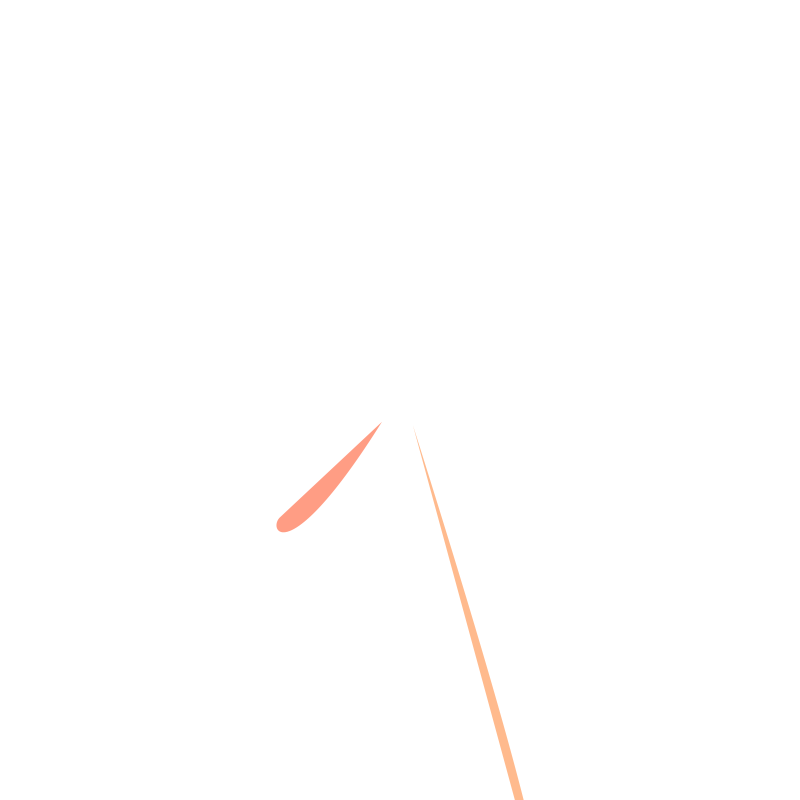
Frame 1 (no input)
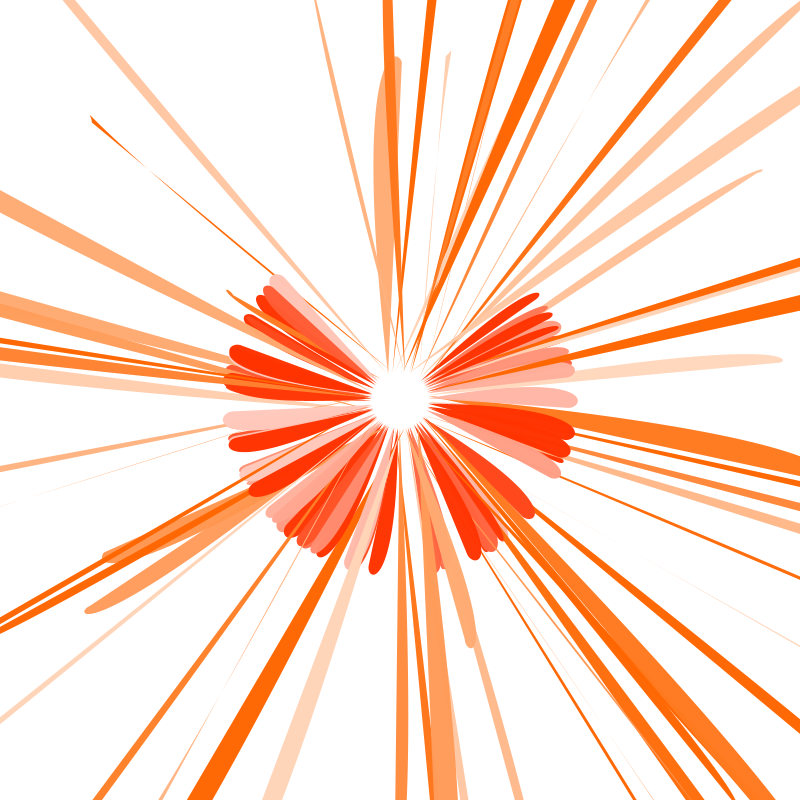
Frame 60 (the mouse pressed at the canvas centre just before this capture)
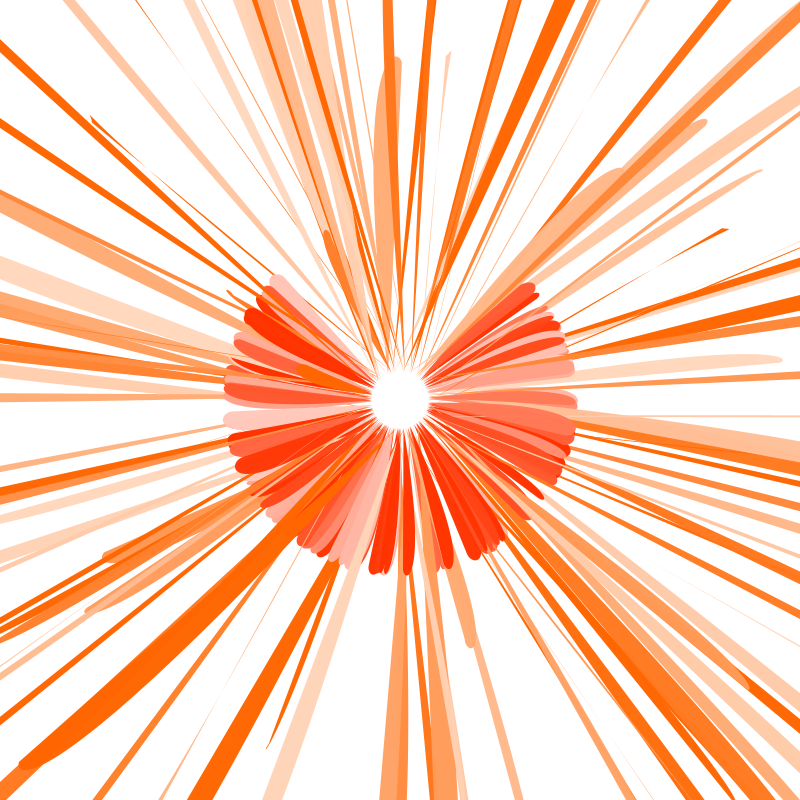
Frame 120 (the mouse held since frame 60 and released just before this capture)

The Processing sketch that drew these frames (run headless with seeded random() and noise(); from frame 60 on, the mouse is pressed at the canvas centre):

// Processing sketch: processing_174575
// ── processing_174575.pde

void setup()
{
  size(800,800);
  background(255);
  noStroke();
}
 
void draw()
{
  deadFLOWER(width/2, height/2, 10, random(width/10, width/10), random(height/10, height/10), random(-PI/2, PI), random(1,5));
  deadFLOWER(width/2, height/2, 20, random(width), random(height), random(-PI, PI), random(0.04, 2));
}
 
void mousePressed()
{
  colorMode(RGB);
  background(53,228,250);
}
 
void deadFLOWER(float HA, float HE, float H, float X, float Z,float degree, float u)
{
  pushMatrix();
  translate(HA, HE);
  rotate(degree);
  float t= random(-20, 20);
  colorMode(HSB, 300, 200, 100);
  fill(H, random(50, 250), random(100, 300),250);
  beginShape();
  vertex(20, 20);
  bezierVertex(65 + t+X, 50+Z, 35+X, 65+Z, 25+X, 50+Z);
  endShape();
  
  popMatrix(); 
}
